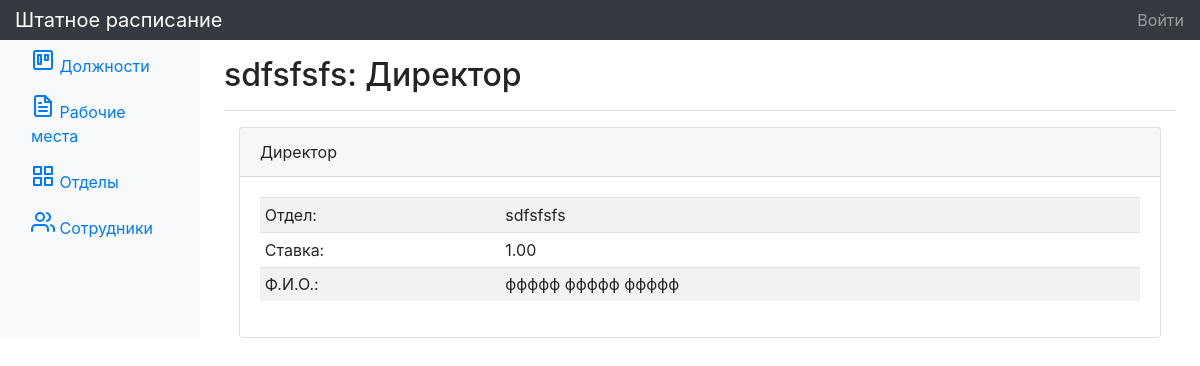
/workplace/3, run on the app's committed database.
### tables this page shows
CREATE TABLE `workplaces` (
  `id` int(11) NOT NULL,
  `rate` decimal(3,2) NOT NULL,
  `department_id` int(11) NOT NULL,
  `position_id` int(11) NOT NULL,
  `employee_id` int(11) DEFAULT NULL
);

CREATE TABLE `positions` (
  `id` int(11) NOT NULL,
  `name` varchar(50) NOT NULL,
  `position_code` varchar(8) NOT NULL
);

CREATE TABLE `departments` (
  `id` int(11) NOT NULL,
  `name` varchar(100) NOT NULL,
  `short_name` varchar(10) NOT NULL
);

CREATE TABLE `employees` (
  `id` int(11) NOT NULL,
  `firstname` varchar(20) NOT NULL,
  `surname` varchar(20) NOT NULL,
  `patronymic` varchar(20) NOT NULL,
  `birthday` date DEFAULT NULL,
  `hired` date DEFAULT NULL,
  `fired` date DEFAULT NULL,
  `medical_exam` date DEFAULT NULL
);

### index.php (called while the page is built, shortened)
<?php
spl_autoload_register(function ($class) {
   $path = str_replace('\\', '/', $class . '.php');
});
$router = new Router();
$router->run();

### app/core/Db.php (called while the page is built, shortened)
<?php
class Db
{
    public function __construct()
    {
        try {
            $this->db = new PDO(
                'mysql:host=' . $_ENV['DB_HOST'] .
                ';port=' . $_ENV['DB_PORT'] .
                ';dbname=' . $_ENV['DB_DATABASE'],
                $_ENV['DB_USERNAME'],
                $_ENV['DB_PASSWORD']
            );
        } catch (\PDOException $e) {
            View::error_page_with_message($e->getMessage());
        }
    }
}

### app/core/Model.php (called while the page is built, shortened)
<?php
class Model
{
    private   $get_method   = 'fetchAll';
    protected $db;
    protected $preparedData = [];
    protected $sql;
    public function __construct()
    {
        $db = new Db();
        $this->db = $db->db;
    }
    public function query(string $sql, string $fetch_method, array $data = null)
    {
        $this->sql = $sql;
        $this->get_method = $fetch_method;
        return $this->get();
    }
    public function get()
    {
        if ($this->issetSql()) {
            $this->stmt = $this->db->prepare($this->sql);
            if (!empty($this->preparedData)) $result = $this->stmt->execute($this->preparedData);
            else $result = $this->stmt->execute();
            try {
                if ($result === true) {
                    $method = $this->get_method;
                    return $this->stmt->$method();
                }
                else throw new \PDOException($this->stmt->errorInfo());
            } catch (\PDOException $e) {
                View::error_page_with_message($e->getMessage());
            }
        }
    }
    private function issetSql()
    {
        try {
            if ($this->sql === '') {
                throw new \Exception('Нарушен порядок построения запроса');
            } else {
                return true;
            }
        } catch (\Exception $e) {
            View::error_page_with_message($e->getMessage());
        }
    }
}

### app/views/workplace/show.php (the view, shortened to what this page needs)
<div class="container-fluid">
    <div class="card">
        <div class="card-header"><?= $workplace['pos'] ?></div>
        <div class="card-body">
            <div class="table-responsive">
                <table class="table table-striped table-sm">
                    <tbody>
                        <tr>
                            <td>Отдел:</td>
                            <td><?= $workplace['department'] ?></td>
                        </tr>
                        <tr>
                            <td>Ставка:</td>
                            <td><?= $workplace['rate'] ?></td>
                        </tr>
                        <tr>
                            <?php if ($workplace['surname'] === null) : ?>
                                <td colspan="2" class="text-center">ВАКАНТНО</td>
                            <?php else : ?>
                                <td>Ф.И.О.:</td>
                                <td><?= $workplace['surname'] ?> <?= $workplace['firstname'] ?> <?= $workplace['patronymic'] ?></td>
                            <?php endif; ?>
                        </tr>
                    </tbody>
                </table>
            </div>
        </div>
    </div>
</div>

### data on the page
workplaces: position.name "Директор", department.short_name "sdfsfsfs", rate "1.00", employee.surname "ффффф", employee.firstname "ффффф", employee.patronymic "ффффф"

### other printed values
$title "sdfsfsfs: Директор"
